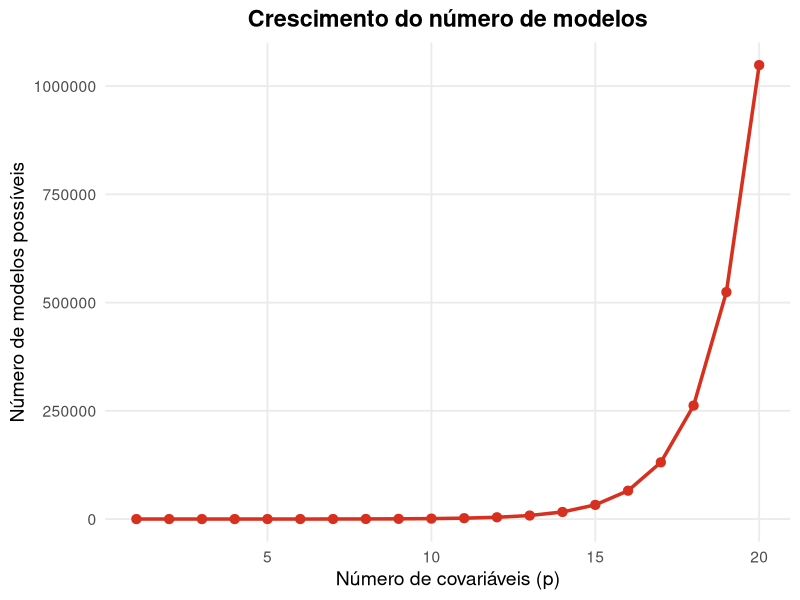
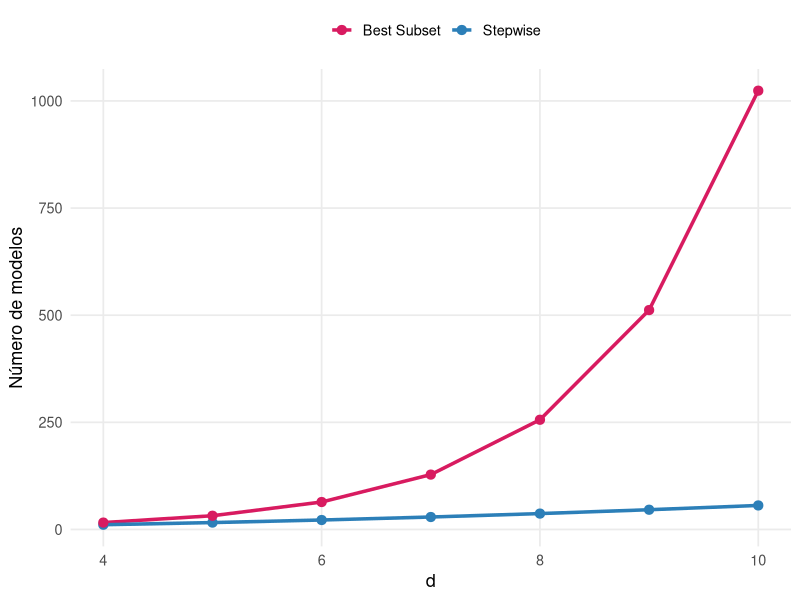
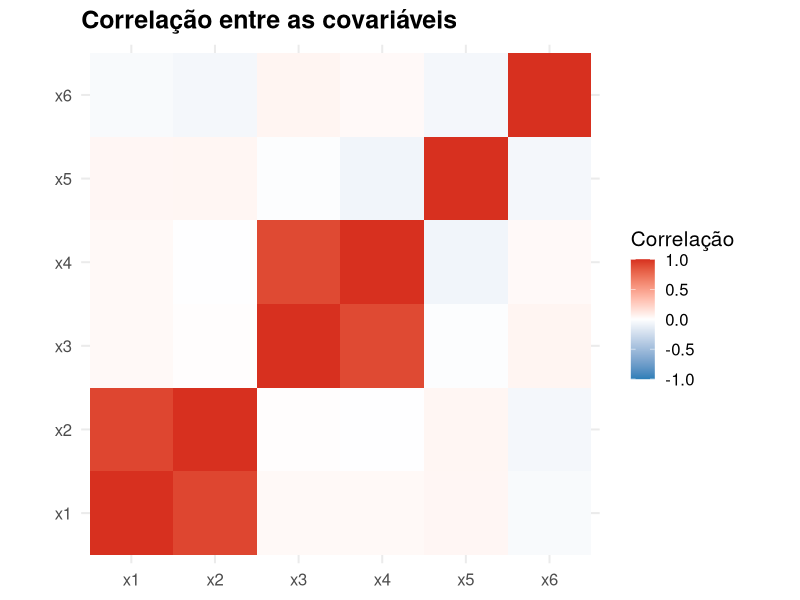
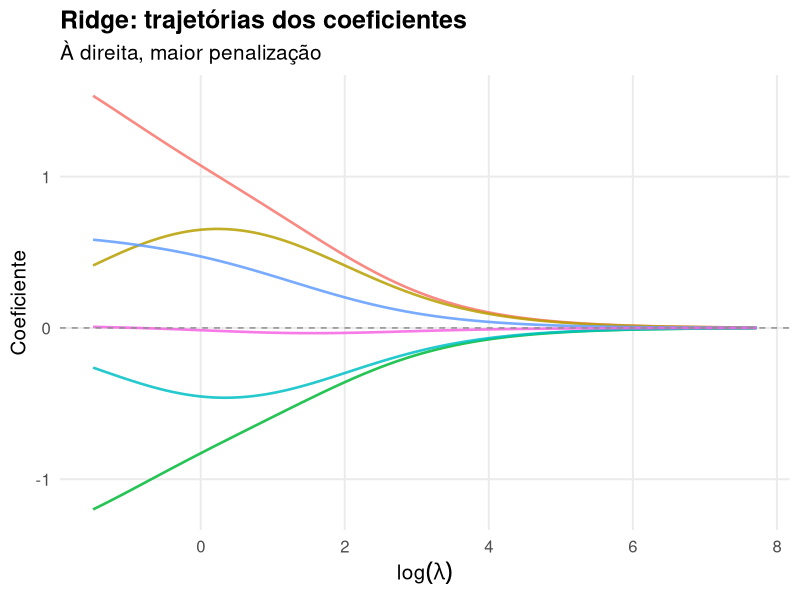
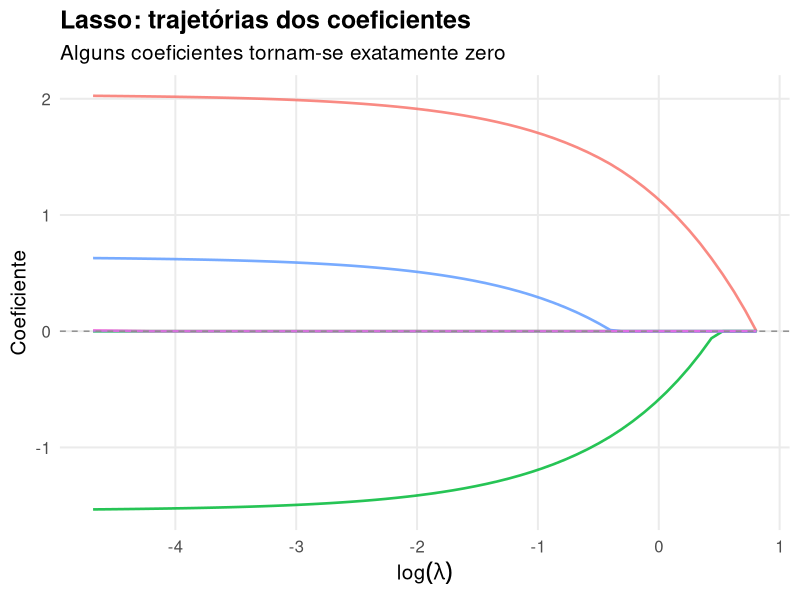
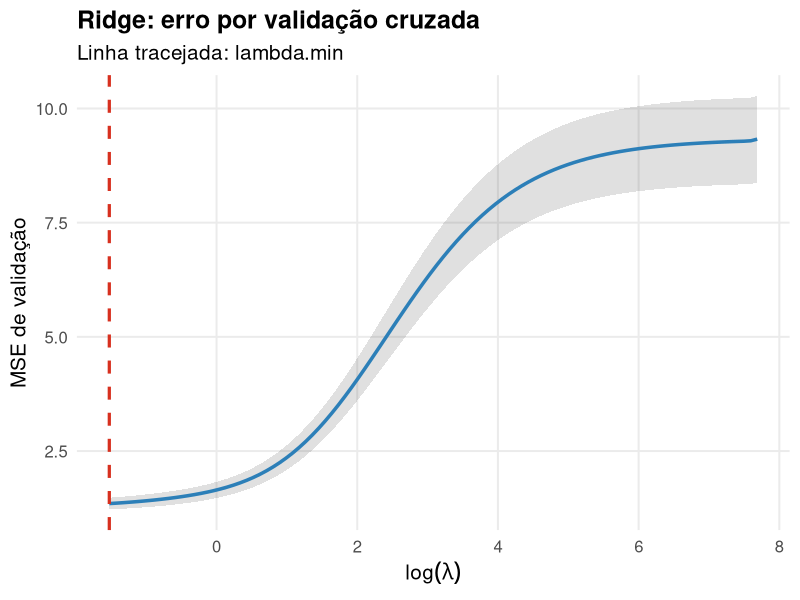
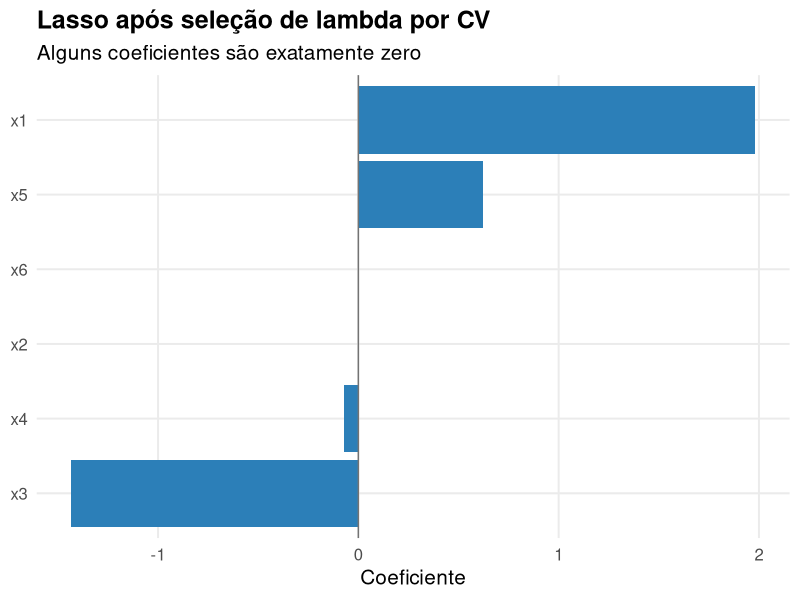

The R source for these figures, in order:
## ---- chunk 1
#| include: false
library(ggplot2)
library(dplyr)
library(tidyr)
library(patchwork)
library(glmnet)

tema <- theme_minimal(base_size = 15) +
  theme(panel.grid.minor = element_blank(),
        plot.title = element_text(face = "bold"))

set.seed(336)
n <- 260
z1 <- rnorm(n)
z2 <- rnorm(n)
dados_reg <- data.frame(
  x1 = z1 + rnorm(n,0,.30),
  x2 = z1 + rnorm(n,0,.35),
  x3 = z2 + rnorm(n,0,.30),
  x4 = z2 + rnorm(n,0,.40),
  x5 = rnorm(n),
  x6 = rnorm(n)
)
dados_reg$y <- 3 + 2*dados_reg$x1 - 1.5*dados_reg$x3 +
  .5*dados_reg$x5 + rnorm(n,0,1.2)

X <- model.matrix(y ~ . - 1, data = dados_reg)
y <- dados_reg$y

id_train <- sample(seq_len(n), floor(.75*n))
x_train <- X[id_train,]
y_train <- y[id_train]
## ---- chunk 2
#| echo: false
#| fig-width: 7
#| fig-height: 4
#| fig-align: center

library(ggplot2)

p <- 1:20
modelos <- 2^p

df <- data.frame(p, modelos)

ggplot(df, aes(p, modelos)) +
  geom_line(color = "#D7301F", linewidth = 1.2) +
  geom_point(color = "#D7301F", size = 2.8) +
  theme_minimal(base_size = 14) +
  labs(
    title = "Crescimento do número de modelos",
    x = "Número de covariáveis (p)",
    y = "Número de modelos possíveis"
  ) +
  theme(
    plot.title = element_text(hjust = 0.5, face = "bold"),
    panel.grid.minor = element_blank()
  )
## ---- chunk 3
#| echo: false
#| fig-width: 7
#| fig-height: 4
#| fig-align: center

library(ggplot2)

d <- 4:10

melhor_subconjunto <- 2^d
forward_stepwise <- 1 + d * (d + 1) / 2

df_plot <- data.frame(
  d = rep(d, 2),
  modelos = c(forward_stepwise, melhor_subconjunto),
  metodo = rep(c("Stepwise", "Best Subset"), each = length(d))
)

ggplot(df_plot, aes(x = d, y = modelos, color = metodo)) +
  geom_line(linewidth = 1.2) +
  geom_point(size = 2.8) +
  scale_color_manual(values = c(
    "Stepwise" = "#2C7FB8",
    "Best Subset" = "#D81B60"
  )) +
  theme_minimal(base_size = 13) +
  labs(
    x = "d",
    y = "Número de modelos",
    color = ""
  ) +
  theme(
    legend.position = "top",
    plot.title = element_text(hjust = 0.5, face = "bold"),
    panel.grid.minor = element_blank()
  )
## ---- chunk 4
#| fig-width: 7.3
#| fig-height: 4.5
#| out-width: 70%
#| fig-align: center
cor_df <- cor(dados_reg |> select(-y)) |> as.data.frame(); cor_df$var1 <- rownames(cor_df)
cor_long <- cor_df |> pivot_longer(-var1,names_to="var2",values_to="cor")
ggplot(cor_long,aes(var1,var2,fill=cor))+geom_tile()+
 scale_fill_gradient2(low="#2C7FB8",mid="white",high="#D7301F",midpoint=0,limits=c(-1,1))+
 coord_equal()+tema+labs(title="Correlação entre as covariáveis",x=NULL,y=NULL,fill="Correlação")
## ---- chunk 5
#| fig-width: 8
#| fig-height: 4.6
#| out-width: 76%
#| fig-align: center
fit_ridge <- glmnet(X,y,alpha=0,standardize=TRUE); beta_r <- as.matrix(fit_ridge$beta)
ridge_long <- data.frame(log_lambda=rep(log(fit_ridge$lambda),each=nrow(beta_r)),variavel=rep(rownames(beta_r),times=ncol(beta_r)),coef=as.vector(beta_r))
ggplot(ridge_long,aes(log_lambda,coef,color=variavel))+geom_line(linewidth=.9,alpha=.85)+
 geom_hline(yintercept=0,linetype=2,color="gray55")+tema+theme(legend.position="none")+
 labs(title="Ridge: trajetórias dos coeficientes",subtitle="À direita, maior penalização",x=expression(log(lambda)),y="Coeficiente")
## ---- chunk 6
#| fig-width: 8
#| fig-height: 4.6
#| out-width: 76%
#| fig-align: center
fit_lasso <- glmnet(X,y,alpha=1,standardize=TRUE); beta_l <- as.matrix(fit_lasso$beta)
lasso_long <- data.frame(log_lambda=rep(log(fit_lasso$lambda),each=nrow(beta_l)),variavel=rep(rownames(beta_l),times=ncol(beta_l)),coef=as.vector(beta_l))
ggplot(lasso_long,aes(log_lambda,coef,color=variavel))+geom_line(linewidth=.9,alpha=.85)+
 geom_hline(yintercept=0,linetype=2,color="gray55")+tema+theme(legend.position="none")+
 labs(title="Lasso: trajetórias dos coeficientes",subtitle="Alguns coeficientes tornam-se exatamente zero",x=expression(log(lambda)),y="Coeficiente")
## ---- chunk 7
#| fig-width: 8
#| fig-height: 4.6
#| out-width: 76%
#| fig-align: center
set.seed(337); cv_ridge <- cv.glmnet(x_train,y_train,alpha=0,nfolds=10,standardize=TRUE)
cv_df <- data.frame(log_lambda=log(cv_ridge$lambda),mse=cv_ridge$cvm,se=cv_ridge$cvsd)
ggplot(cv_df,aes(log_lambda,mse))+geom_ribbon(aes(ymin=mse-se,ymax=mse+se),alpha=.15)+
 geom_line(color="#2C7FB8",linewidth=1.2)+geom_vline(xintercept=log(cv_ridge$lambda.min),color="#D7301F",linetype=2,linewidth=1.1)+
 tema+labs(title="Ridge: erro por validação cruzada",subtitle="Linha tracejada: lambda.min",x=expression(log(lambda)),y="MSE de validação")
## ---- chunk 8
#| fig-width: 8
#| fig-height: 4.6
#| out-width: 76%
#| fig-align: center
set.seed(338); cv_lasso <- cv.glmnet(x_train,y_train,alpha=1,nfolds=10,standardize=TRUE)
coef_lasso <- as.matrix(coef(cv_lasso,s="lambda.min"))
coef_df <- data.frame(variavel=rownames(coef_lasso)[-1],coeficiente=coef_lasso[-1,1]) |> arrange(coeficiente)
ggplot(coef_df,aes(reorder(variavel,coeficiente),coeficiente))+geom_col(fill="#2C7FB8")+coord_flip()+
 geom_hline(yintercept=0,color="gray45")+tema+
 labs(title="Lasso após seleção de lambda por CV",subtitle="Alguns coeficientes são exatamente zero",x=NULL,y="Coeficiente")
